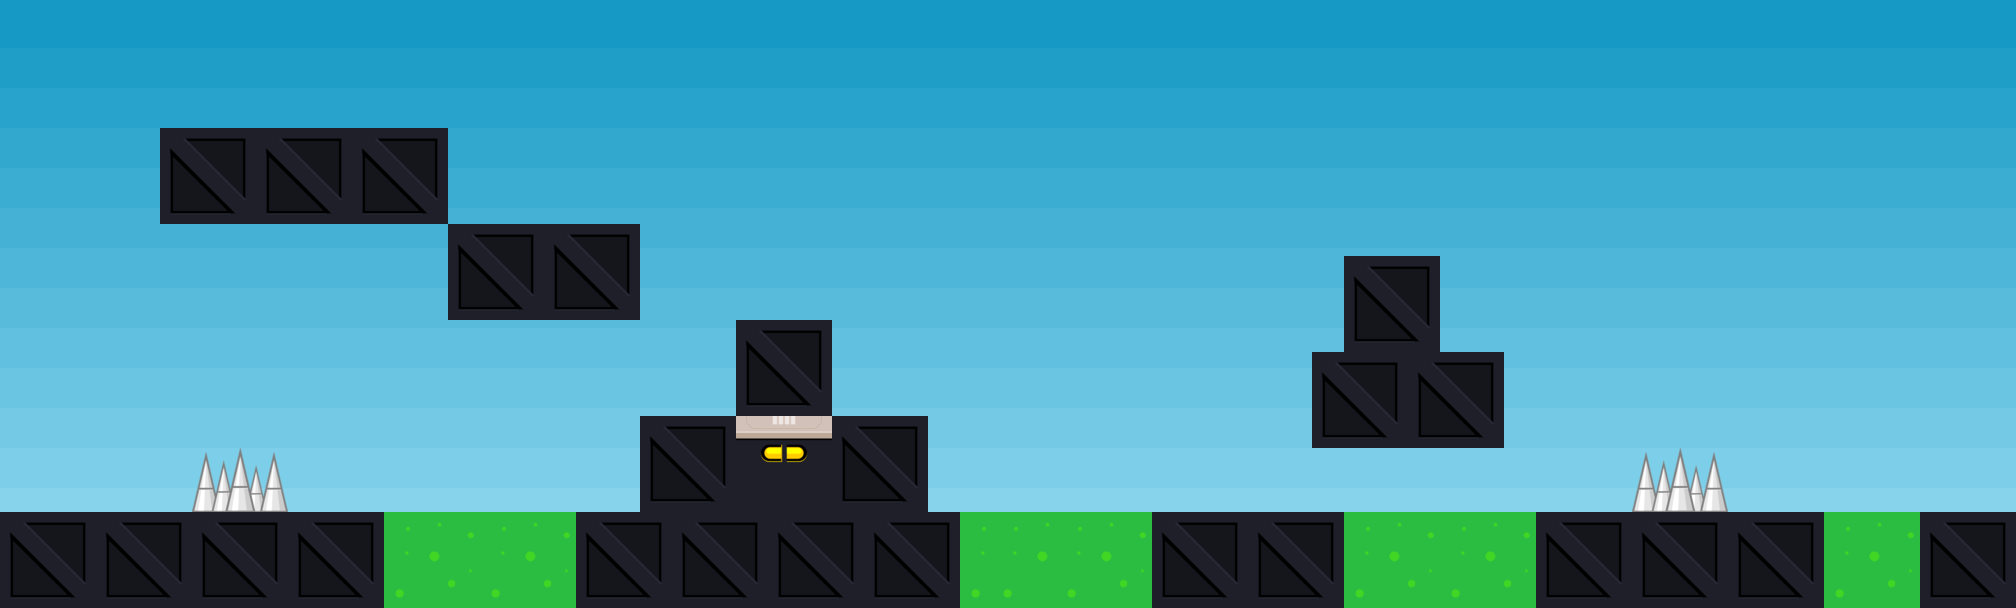

A 2D game scene composited from a Tiled map and its tileset images. What follows is a short description and the map's XML, with each tile layer's data collapsed to a summary:
An orthogonal 63x19 tile map with 32x32 px tiles, 2 tile layers (sky, level), 2 tilesets.

<map version="1.0" tiledversion="1.0.3" orientation="orthogonal" renderorder="right-down" width="63" height="19" tilewidth="32" tileheight="32" nextobjectid="1">
 <tileset firstgid="1" name="layer" tilewidth="96" tileheight="96" tilecount="27" columns="0">
  <grid orientation="orthogonal" width="1" height="1" />
  <tile id="28">
   <image width="96" height="96" source="level2/png/Tiles smaller/acid1.png" />
  </tile>
  <tile id="29">
   <image width="96" height="96" source="level2/png/Tiles smaller/acid2.png" />
  </tile>
  <tile id="30">
   <image width="96" height="96" source="level2/png/Tiles smaller/bgTile1.png" />
  </tile>
  <tile id="31">
   <image width="96" height="96" source="level2/png/Tiles smaller/bgTile2.png" />
  </tile>
  <tile id="32">
   <image width="96" height="96" source="level2/png/Tiles smaller/bgTile3.png" />
  </tile>
  <tile id="33">
   <image width="96" height="96" source="level2/png/Tiles smaller/bgTile4.png" />
  </tile>
  <tile id="34">
   <image width="96" height="96" source="level2/png/Tiles smaller/bgTile5.png" />
  </tile>
  <tile id="35">
   <image width="96" height="96" source="level2/png/Tiles smaller/bgTile6.png" />
  </tile>
  <tile id="36">
   <image width="96" height="96" source="level2/png/Tiles smaller/bgTile7.png" />
  </tile>
  <tile id="37">
   <image width="96" height="96" source="level2/png/Tiles smaller/fence.png" />
  </tile>
  <tile id="38">
   <image width="96" height="96" source="level2/png/Tiles smaller/fence2.png" />
  </tile>
  <tile id="39">
   <image width="96" height="96" source="level2/png/Tiles smaller/fence3.png" />
  </tile>
  <tile id="40">
   <image width="96" height="96" source="level2/png/Tiles smaller/spikes.png" />
  </tile>
  <tile id="42">
   <image width="96" height="96" source="level2/png/Tiles smaller/tile2.png" />
  </tile>
  <tile id="43">
   <image width="96" height="96" source="level2/png/Tiles smaller/tile3.png" />
  </tile>
  <tile id="44">
   <image width="96" height="96" source="level2/png/Tiles smaller/tile4.png" />
  </tile>
  <tile id="45">
   <image width="96" height="96" source="level2/png/Tiles smaller/tile5.png" />
  </tile>
  <tile id="46">
   <image width="96" height="96" source="level2/png/Tiles smaller/tile6.png" />
  </tile>
  <tile id="47">
   <image width="96" height="96" source="level2/png/Tiles smaller/tile7.png" />
  </tile>
  <tile id="48">
   <image width="96" height="96" source="level2/png/Tiles smaller/tile8.png" />
  </tile>
  <tile id="49">
   <image width="96" height="96" source="level2/png/Tiles smaller/tile9.png" />
  </tile>
  <tile id="50">
   <image width="96" height="96" source="level2/png/Tiles smaller/tile10.png" />
  </tile>
  <tile id="51">
   <image width="96" height="96" source="level2/png/Tiles smaller/tile11.png" />
  </tile>
  <tile id="52">
   <image width="96" height="96" source="level2/png/Tiles smaller/tile12.png" />
  </tile>
  <tile id="53">
   <image width="96" height="96" source="level2/png/Tiles smaller/tile13.png" />
  </tile>
  <tile id="54">
   <image width="96" height="96" source="level2/png/Tiles smaller/tile14.png" />
  </tile>
  <tile id="55">
   <image width="96" height="96" source="level2/png/Tiles smaller/tile15.png" />
  </tile>
 </tileset>
 <tileset firstgid="57" name="sky" tilewidth="800" tileheight="600" tilecount="2" columns="0">
  <grid orientation="orthogonal" width="1" height="1" />
  <tile id="0">
   <image width="800" height="600" source="sky.png" />
  </tile>
  <tile id="1">
   <image width="640" height="480" source="clouds.png" />
  </tile>
 </tileset>
 <layer name="sky" width="63" height="19">
  <data>[1197 cells, 6 non-empty, 1 distinct tile ids]</data>
 </layer>
 <layer name="level" width="63" height="19">
  <data>[1197 cells, 36 non-empty, 5 distinct tile ids]</data>
 </layer>
</map>
